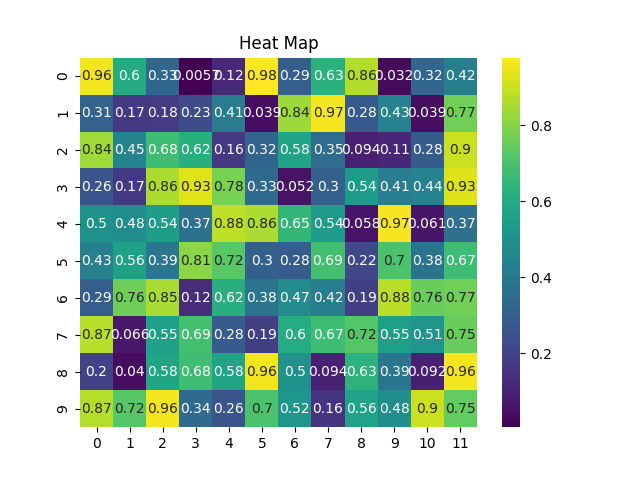

Here is the Python script that generated this plot:
import seaborn as sns
import matplotlib.pyplot as plt
import numpy as np

data = np.random.rand(10, 12)

sns.heatmap(data, annot = True, cmap='viridis')
plt.title('Heat Map')
plt.show()
